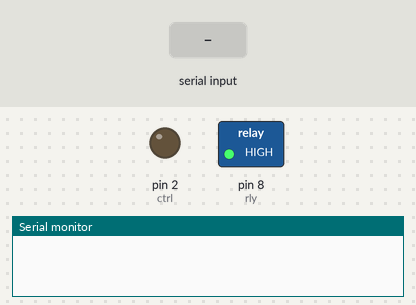
Bench run of a sketch on a simulated Arduino Uno, built with avr-gcc and run on an emulated ATmega328P. Shown: switched loads named in the sketch (green lamp = pin HIGH), output pins drawn as LEDs (lit = HIGH), the last lines printed to the serial monitor. The test bench sets the inputs (shaded band).

Above: at 1.2 s.
1.3 s: "S5ON" received over Serial
At 3.5 s:
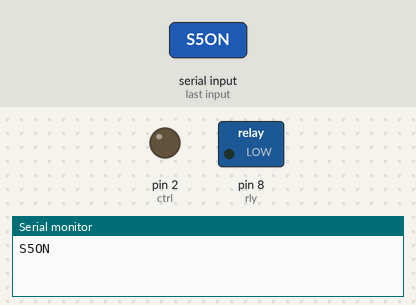
3.8 s: "S5" received over Serial
At 5.4 s:
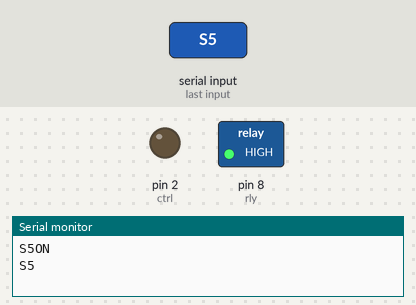
Timing chart, 0 to 6.9 s (numbered marks = the images above; inputs shaded):
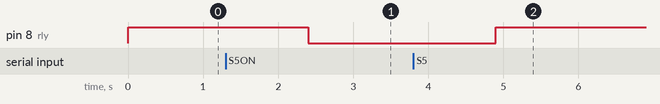

The sketch:

serial_monitor.ino
```cpp
#include <SoftwareSerial.h>
#include <EEPROM.h>
#include <Wire.h>
#define rly 8
#define ctrl 2

char data, blotot;
String bt, almt;
char x;
String b;

int state = LOW;

SoftwareSerial serial(11, 10); //rx  tx

void setup() {
  // put your setup code here, to run once:
  Serial.begin(115200);
  pinMode(rly, OUTPUT);
  pinMode(ctrl, OUTPUT);
  digitalWrite(rly, HIGH);
  digitalWrite(ctrl, LOW);
}

void loop() {
  if (Serial.available()) {
    delay (100);
    bt = Serial.readString();
    Serial.println(bt);
    if (bt.substring(0, bt.length()) == "S5") {
      state = !state;
      if ( state == LOW) {
        digitalWrite(rly,  state);
        delay(10);
//        digitalWrite(ctrl, HIGH);
//        Serial.write("S6on");
//        delay(10);
//        digitalWrite(ctrl, LOW);
      }
      else {
        digitalWrite(rly,  state);
        delay(10);
//        digitalWrite(ctrl, HIGH);
//        Serial.write("S6of");
//        delay(10);
//        digitalWrite(ctrl, LOW);
      }
    }
    else if (bt.substring(0, bt.length()) == "S5ON") {
      state = LOW;
      digitalWrite(rly, state);
//      delay(10);
//      digitalWrite(ctrl, HIGH);
////      Serial.write("1ON");
//      delay(10);
//     digitalWrite(ctrl, LOW);
    }
    else if (bt.substring(0, bt.length()) == "S5OFF") {
      state = HIGH;
      digitalWrite(rly,  state);
//      delay(10);
//      digitalWrite(ctrl, HIGH);
////      Serial.write("1OFF");
//      delay(10);
//      digitalWrite(ctrl, LOW);
    }

    else if (bt.substring(0, bt.length()) == "ON") {
      state = LOW;
      digitalWrite(rly, state);
//      delay(10);
//      digitalWrite(ctrl, HIGH);
////      Serial.write("1ON");
//      delay(10);
//     digitalWrite(ctrl, LOW);
    }
    else if (bt.substring(0, bt.length()) == "OFF") {
      state = HIGH;
      digitalWrite(rly,  state);
//      delay(10);
//      digitalWrite(ctrl, HIGH);
////      Serial.write("1OFF");
//      delay(10);
//      digitalWrite(ctrl, LOW);
    }
  }

}
```

Measured:
- after the input at 1.3 s, pin 8 (rly): HIGH → LOW after 1.1 s
- after the input at 3.8 s, pin 8 (rly): LOW → HIGH after 1.1 s
